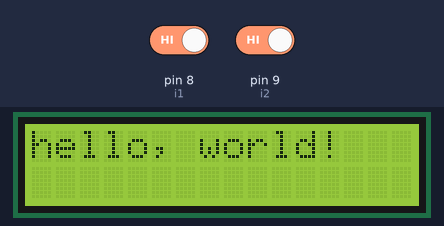
Simulated run of this sketch. Board: Arduino Uno, built with avr-gcc and run on an emulated ATmega328P. Parts: 16×2 character LCD. Inputs (shaded band) come from the test bench; at power-on: pin 8 (i1) HIGH, pin 9 (i2) HIGH.

Above: at 2.2 s.
2.3 s: pin 8 (i1) driven LOW
At 2.53 s:
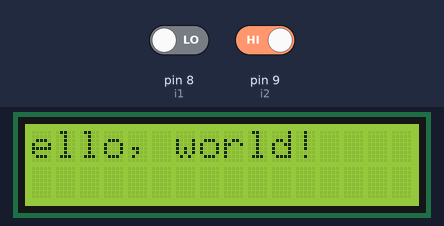
3.9 s: pin 9 (i2) driven LOW
At 4.04 s:
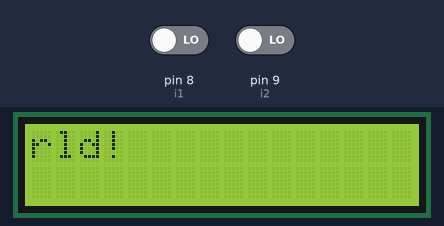
6.2 s: pin 8 (i1) driven HIGH
At 10.3 s:
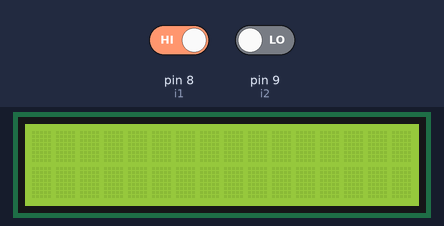

Measured:
- after the input at 2.3 s, the display: changes after 0.16 s (image 1)
- after the input at 6.2 s, the display: first changes at once (image 3 shows a later state)

The sketch:

2b2.ino
```cpp
#include <LiquidCrystal.h>
LiquidCrystal lcd(12, 11, 5, 4,
3, 2);
int i1=8;
int i2=9;
void setup()
{
lcd.begin(16, 2);
lcd.print("hello, world!");
pinMode(i1,INPUT);
pinMode(i2,INPUT);
delay(1000);
}
void loop()
{
 if (digitalRead(i1)==LOW){
 for (int positionCounter = 0;
 positionCounter < 13;
 positionCounter++);
 {
lcd.scrollDisplayLeft();
delay(150);
 }
 }
 if (digitalRead(i2)==LOW){
 for (int positionCounter = 0;
positionCounter < 29;
positionCounter++);
{
lcd.scrollDisplayRight();
delay(150);
}
}
if (digitalRead(i2)==HIGH && digitalRead(i1)==HIGH)
{
  delay(200);
}
}
```
